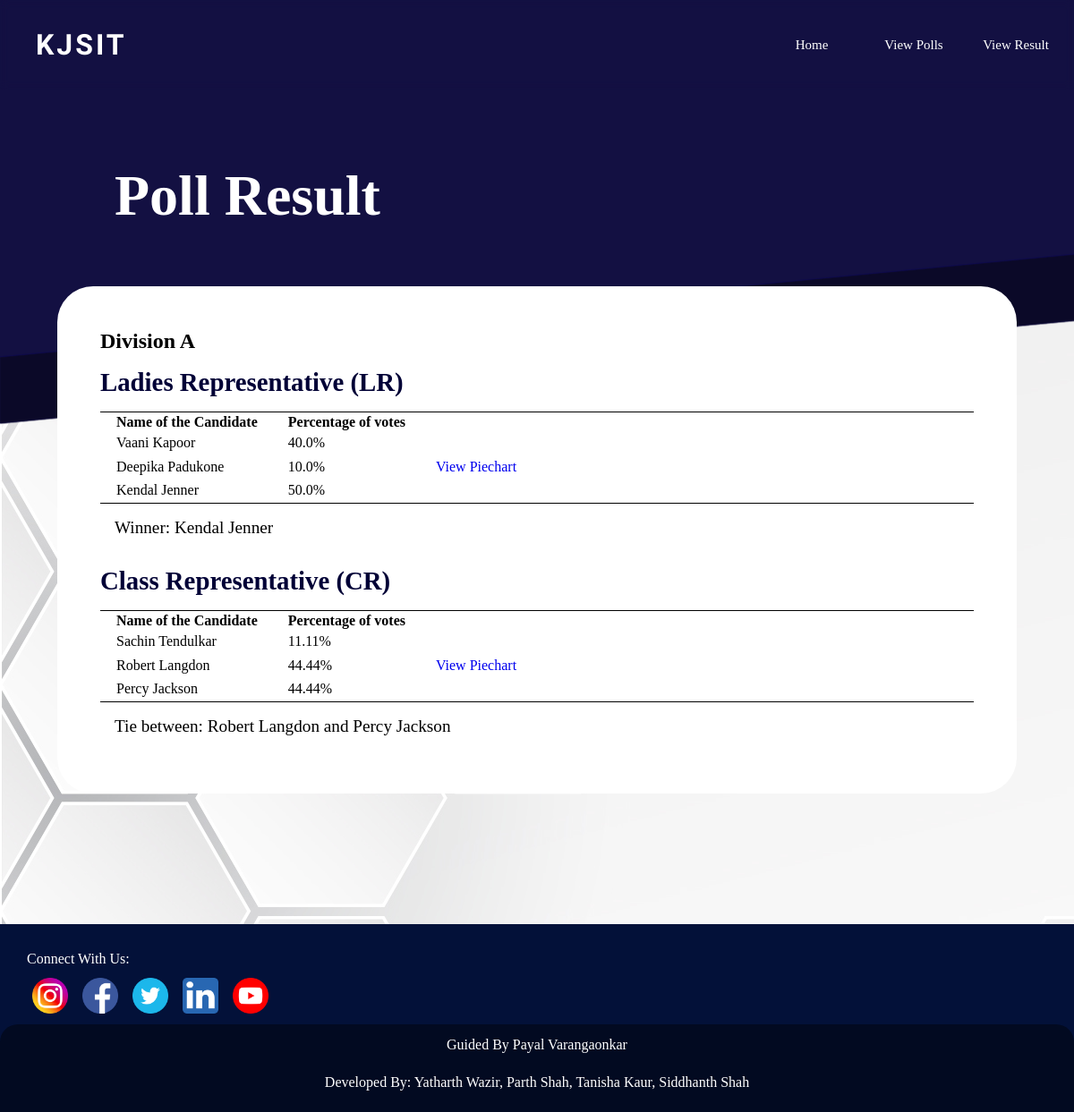
/result_a/, run on an earlier commit of the app's database.
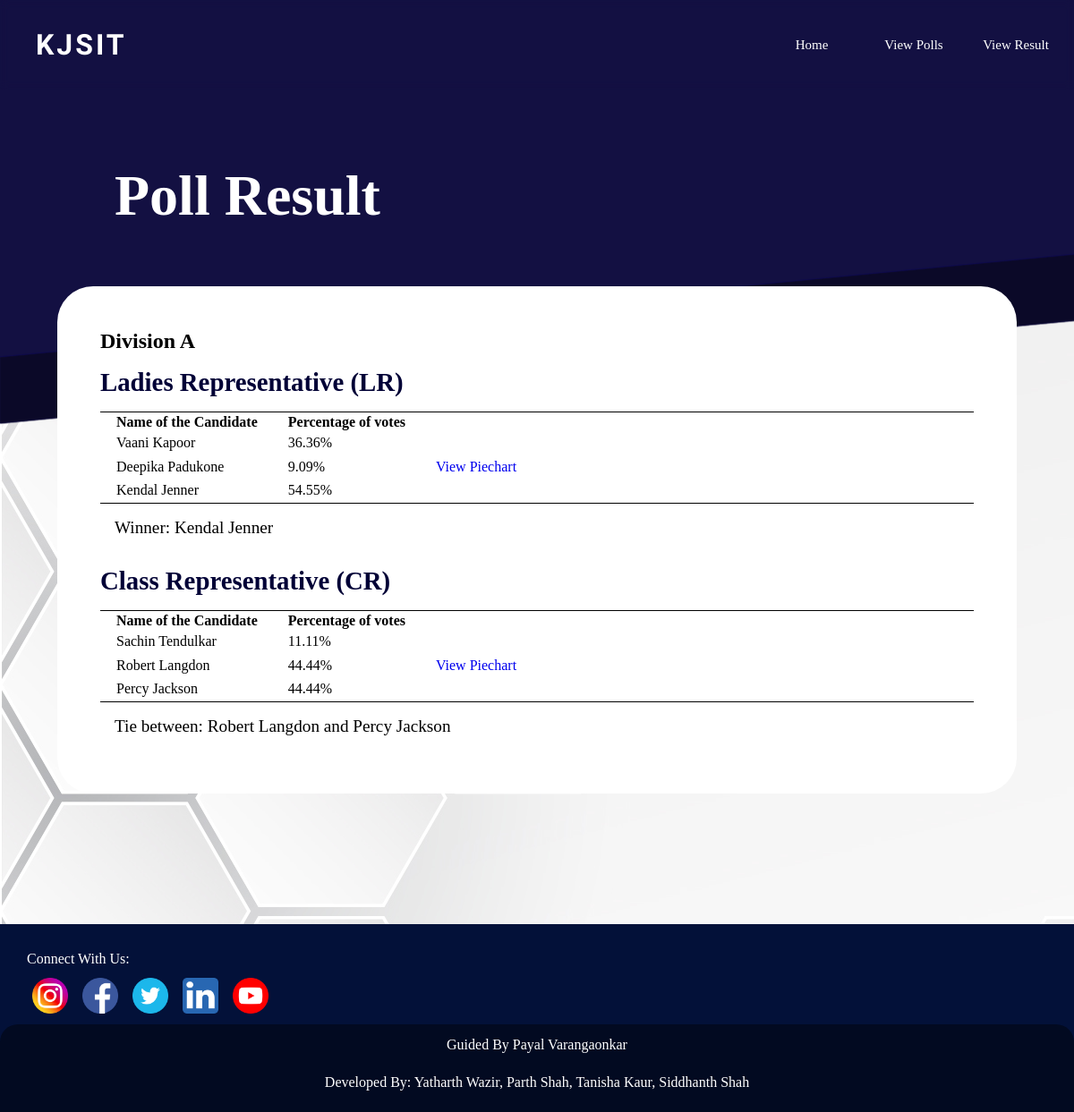
And on a later commit of the database.
### vote/models.py (models this page shows, shortened)
class ADivPoll(models.Model):
    Elections_for = models.TextField(max_length=30, null=True)
    candidate_1 = models.CharField(max_length=30, null=True)
    candidate_2 = models.CharField(max_length=30, null=True)
    candidate_3 = models.CharField(max_length=30, null=True)
    candidate_1_count = models.IntegerField(default=0)
    candidate_2_count = models.IntegerField(default=0)
    candidate_3_count = models.IntegerField(default=0)
    id=models.UUIDField(default=uuid.uuid4, unique=True, primary_key=True, editable=False)
    def total(self):
        return self.candidate_1_count + self.candidate_2_count + self.candidate_3_count
    def percentage_candidate_1(self):
        if self.total()==0:
            return 0
        else:
            return round((self.candidate_1_count / self.total()) * 100,2)
    def percentage_candidate_2(self):
        if self.total()==0:
            return 0
        else:
            return round((self.candidate_2_count / self.total()) * 100,2)
    def percentage_candidate_3(self):
        if self.total()==0:
            return 0
        else:
            return round((self.candidate_3_count / self.total()) * 100,2)

### vote/views.py (the view)
# urls.py: path('result_a/',views.resultA, name='result-A'),
def resultA(request):
    pollA = ADivPoll.objects.all()
    context = {'pollA':pollA,}
    return render(request,'vote/result_a.html',context)

### vote/templates/vote/result_a.html (shortened to what this page needs)
{% extends 'vote/a_finalnav.html' %}
{% block content %}
<!DOCTYPE html>
<html lang="en">
<head>
    {% load static %}
    <link rel="stylesheet" href="{% static 'vote/css/results.css' %}">
</head>
<body>
<div class="panel">
    <div class="panel-heading"><h1>Poll Result</h1></div>
    <div class="panel-body">
        <div class="Div">
        <h2>Division A</h2>
        {% for poll in pollA %}
        <div class="title">
            <h2>{{ poll.Elections_for }}</h2>
        </div>
        <div class="list">
            <ul class="list-group">
                <table>
                    <tr>
                        <th>Name of the Candidate</th>
                        <th>Percentage of votes</th>
                    </tr>
                    <tr>
                        <td>{{ poll.candidate_1 }}</td>
                        <td>{{poll.percentage_candidate_1}}%</td>
                    </tr>
                    <tr>
                        <td>{{poll.candidate_2}}</td>
                        <td>{{poll.percentage_candidate_2}}%</td>
                        <td><a href="{% url 'piechart-A' poll.id %}">View Piechart</a></td>
                    </tr>
                    <tr>
                        <td>{{poll.candidate_3}}</td>
                        <td>{{poll.percentage_candidate_3}}%</td>
                    </tr>
                </table>
            </ul>
        </div>
        <div class="panel-footer">
            {% if poll.percentage_candidate_1 > poll.percentage_candidate_2 and poll.percentage_candidate_1 > poll.percentage_candidate_3 %}
                <p><strong>Winner: {{poll.candidate_1}}</strong></p>
            {% elif poll.percentage_candidate_2 > poll.percentage_candidate_1 and poll.percentage_candidate_2 > poll.percentage_candidate_3 %}
                <p>Winner: {{poll.candidate_2}}</p>
            {% elif poll.percentage_candidate_3 > poll.percentage_candidate_1 and poll.percentage_candidate_3 > poll.percentage_candidate_2 %}
                <p>Winner: {{poll.candidate_3}}</p>
            {% elif poll.percentage_candidate_1 == poll.percentage_candidate_2 and poll.percentage_candidate_1 > poll.percentage_candidate_3%}
                <p>Tie between {{poll.candidate_1}} and {{poll.candidate_2}}</p>
            {% elif poll.percentage_candidate_1 == poll.percentage_candidate_3 and poll.percentage_candidate_1 > poll.percentage_candidate_2 %}
                <p>Tie between: {{poll.candidate_1}} and {{poll.candidate_3}}</p>
            {% elif poll.percentage_candidate_2 == poll.percentage_candidate_3 and poll.percentage_candidate_2 > poll.percentage_candidate_1 %}
                <p>Tie between: {{poll.candidate_2}} and {{poll.candidate_3}}</p>
            {% else %}
                <p>All have the same number of votes</h2>
            {% endif %}
        </div>
        {% endfor %}
        </div>
    </div>
    </div>
</body>
    {% endblock %}

What changed in the data, as far as the page shows it:
changed ADivPoll "Ladies Representative (LR)": percentage_candidate_1 "40.0" → "36.36"; percentage_candidate_2 "10.0" → "9.09"; percentage_candidate_3 "50.0" → "54.55"
